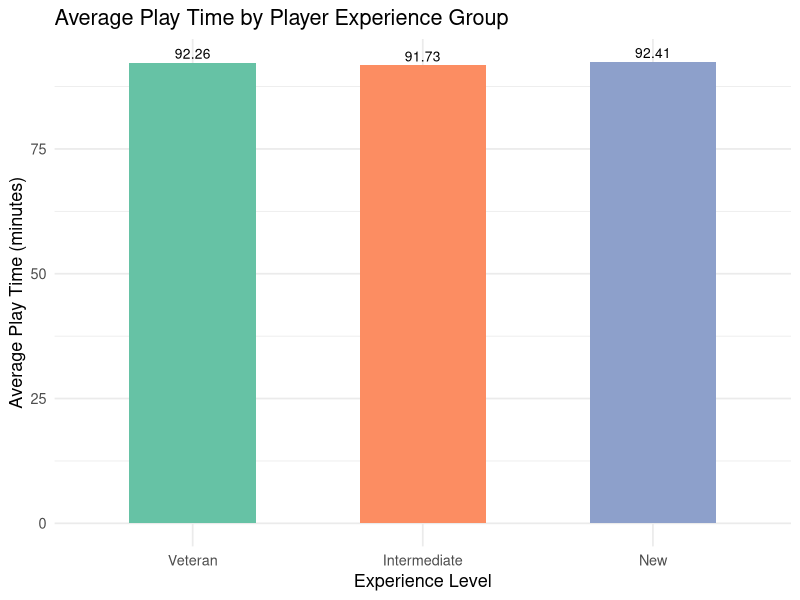
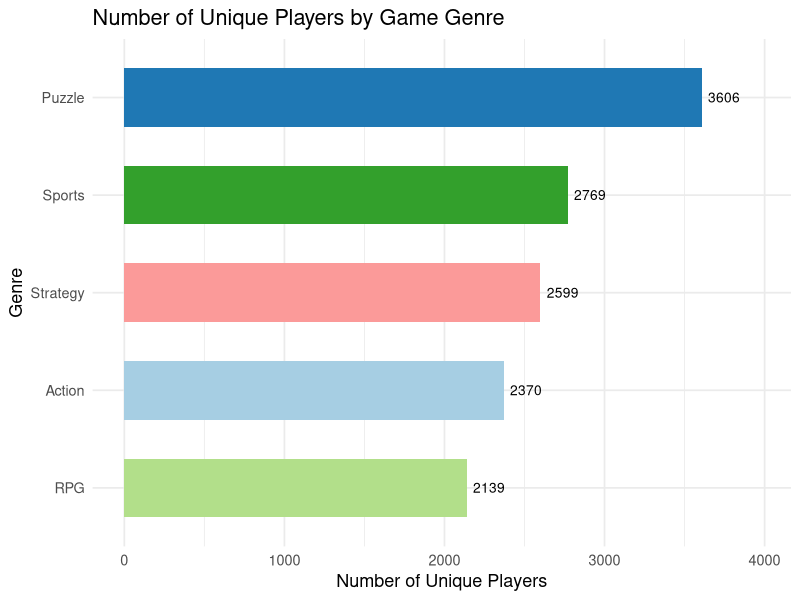
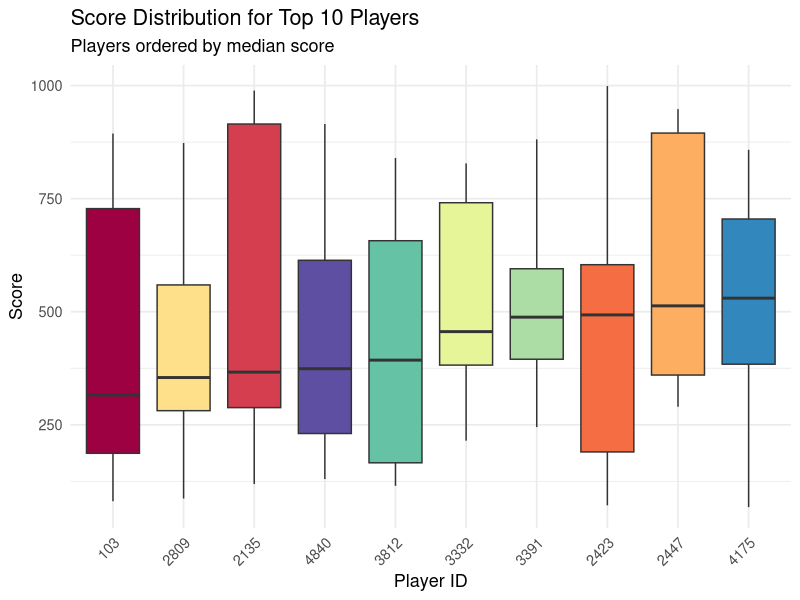
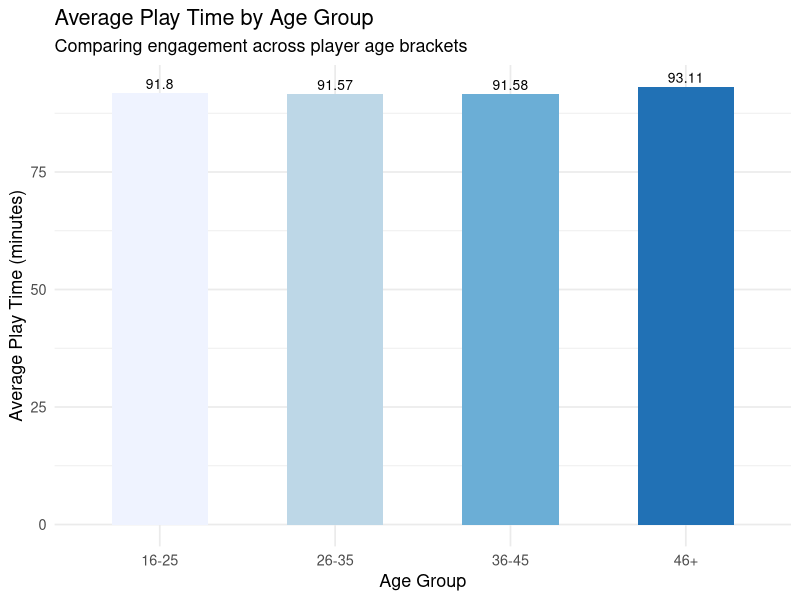

These figures' R source, in order:

# COMP1013 Analytics Programming – Assignment
# Play Pulse Studios – Online Game Data Analysis

# Required libraries
library(dplyr)
library(ggplot2)
library(knitr)
library(kableExtra)
library(lubridate)

# Load data
players  <- read.csv("players.csv",  stringsAsFactors = FALSE)
sessions <- read.csv("sessions.csv", stringsAsFactors = FALSE)
games    <- read.csv("games.csv",    stringsAsFactors = FALSE)

# Quick sanity checks
cat("players rows:", nrow(players),  "| NAs:", sum(is.na(players)),  "\n")
cat("sessions rows:", nrow(sessions), "| NAs:", sum(is.na(sessions)), "\n")
cat("games rows:",    nrow(games),    "| NAs:", sum(is.na(games)),    "\n")

# PART 1 – Step 1: Parse dates and assign experience levels
players$signup_date <- as.Date(players$signup_date)
players$signup_year <- year(players$signup_date)

players$experience_level <- case_when(
  players$signup_year <  2023 ~ "Veteran",
  players$signup_year == 2023 ~ "Intermediate",
  players$signup_year >  2023 ~ "New",
  TRUE                        ~ NA_character_
)

# Join sessions to players, drop any unclassifiable players
sessions_exp <- sessions %>%
  inner_join(players %>% select(player_id, experience_level),
             by = "player_id") %>%
  filter(!is.na(experience_level))

# PART 1 – Step 2: Summary table
part1_summary <- sessions_exp %>%
  group_by(experience_level) %>%
  summarise(
    num_players       = n_distinct(player_id),
    avg_play_time_min = round(mean(play_time_minutes, na.rm = TRUE), 2),
    avg_score         = round(mean(score,             na.rm = TRUE), 2),
    .groups = "drop"
  ) %>%
  mutate(experience_level = factor(experience_level,
                                   levels = c("Veteran", "Intermediate", "New"))) %>%
  arrange(experience_level)

part1_summary %>%
  kable(col.names = c("Experience Level", "# Players",
                      "Avg Play Time (min)", "Avg Score"),
        caption = "Table 1: Player Engagement by Experience Level") %>%
  kable_styling(bootstrap_options = c("striped", "hover", "condensed"))

# PART 1 – Step 3: Visualisation
ggplot(part1_summary,
       aes(x = experience_level, y = avg_play_time_min, fill = experience_level)) +
  geom_col(width = 0.55, show.legend = FALSE) +
  geom_text(aes(label = avg_play_time_min), vjust = -0.4, size = 3.5) +
  scale_fill_brewer(palette = "Set2") +
  labs(title = "Average Play Time by Player Experience Group",
       x     = "Experience Level",
       y     = "Average Play Time (minutes)") +
  theme_minimal(base_size = 13)


# PART 2 – Step 1: Join sessions with games and group by genre
sessions_genre <- sessions %>%
  inner_join(games %>% select(game_id, genre), by = "game_id") %>%
  filter(!is.na(genre))

# PART 2 – Step 2: Summary table
part2_summary <- sessions_genre %>%
  group_by(genre) %>%
  summarise(
    avg_play_time_min  = round(mean(play_time_minutes, na.rm = TRUE), 2),
    avg_score          = round(mean(score,             na.rm = TRUE), 2),
    num_sessions       = n(),
    num_unique_players = n_distinct(player_id),
    .groups = "drop"
  ) %>%
  arrange(desc(num_unique_players))

part2_summary %>%
  kable(col.names = c("Genre", "Avg Play Time (min)", "Avg Score",
                      "# Sessions", "# Unique Players"),
        caption = "Table 2: Player Engagement by Game Genre") %>%
  kable_styling(bootstrap_options = c("striped", "hover", "condensed"))

# PART 2 – Step 3: Visualisation
ggplot(part2_summary,
       aes(x = reorder(genre, num_unique_players),
           y = num_unique_players, fill = genre)) +
  geom_col(width = 0.6, show.legend = FALSE) +
  geom_text(aes(label = num_unique_players), hjust = -0.2, size = 3.5) +
  coord_flip() +
  scale_fill_brewer(palette = "Paired") +
  labs(title = "Number of Unique Players by Game Genre",
       x     = "Genre",
       y     = "Number of Unique Players") +
  theme_minimal(base_size = 13) +
  expand_limits(y = max(part2_summary$num_unique_players) * 1.1)


# PART 3 – Step 1: Identify top 10 players by total play time
player_total_time <- sessions %>%
  group_by(player_id) %>%
  summarise(total_play_time = sum(play_time_minutes, na.rm = TRUE),
            .groups = "drop") %>%
  arrange(desc(total_play_time)) %>%
  slice_head(n = 10)

top10_ids <- player_total_time$player_id

# PART 3 – Step 2: Summary table for top 10 players
part3_summary <- sessions %>%
  filter(player_id %in% top10_ids) %>%
  group_by(player_id) %>%
  summarise(
    total_sessions    = n(),
    avg_play_time_min = round(mean(play_time_minutes, na.rm = TRUE), 2),
    avg_score         = round(mean(score,             na.rm = TRUE), 2),
    .groups = "drop"
  ) %>%
  left_join(player_total_time, by = "player_id") %>%
  arrange(desc(total_play_time))

part3_summary %>%
  select(player_id, total_sessions, avg_play_time_min,
         avg_score, total_play_time) %>%
  kable(col.names = c("Player ID", "Total Sessions",
                      "Avg Play Time (min)", "Avg Score",
                      "Total Play Time (min)"),
        caption = "Table 3: Top 10 Players by Total Play Time") %>%
  kable_styling(bootstrap_options = c("striped", "hover", "condensed"))

# PART 3 – Step 3: Boxplot of score distribution for top 10 players
sessions %>%
  filter(player_id %in% top10_ids, !is.na(score)) %>%
  mutate(player_id = factor(player_id)) %>%
  ggplot(aes(x = reorder(player_id, score, FUN = median),
             y = score, fill = player_id)) +
  geom_boxplot(outlier.size = 1.5, show.legend = FALSE) +
  scale_fill_brewer(palette = "Spectral") +
  labs(title    = "Score Distribution for Top 10 Players",
       subtitle = "Players ordered by median score",
       x        = "Player ID",
       y        = "Score") +
  theme_minimal(base_size = 13) +
  theme(axis.text.x = element_text(angle = 45, hjust = 1))


# PART 4 – Step 1: Create age groups and join with sessions
players_valid_age <- players %>%
  filter(!is.na(age) & age >= 16)

players_valid_age$age_group <- cut(
  players_valid_age$age,
  breaks = c(15, 25, 35, 45, Inf),
  labels = c("16-25", "26-35", "36-45", "46+"),
  right  = TRUE
)

sessions_age <- sessions %>%
  inner_join(players_valid_age %>% select(player_id, age_group),
             by = "player_id") %>%
  filter(!is.na(age_group))

# PART 4 – Step 2: Summary table
part4_summary <- sessions_age %>%
  group_by(age_group) %>%
  summarise(
    avg_play_time_min = round(mean(play_time_minutes, na.rm = TRUE), 2),
    avg_score         = round(mean(score,             na.rm = TRUE), 2),
    num_sessions      = n(),
    .groups = "drop"
  )

part4_summary %>%
  kable(col.names = c("Age Group", "Avg Play Time (min)",
                      "Avg Score", "# Sessions"),
        caption = "Table 4: Gaming Behaviour by Age Group") %>%
  kable_styling(bootstrap_options = c("striped", "hover", "condensed"))

# PART 4 – Step 3: Visualisation
ggplot(part4_summary,
       aes(x = age_group, y = avg_play_time_min, fill = age_group)) +
  geom_col(width = 0.55, show.legend = FALSE) +
  geom_text(aes(label = avg_play_time_min), vjust = -0.4, size = 3.5) +
  scale_fill_brewer(palette = "Blues", direction = 1) +
  labs(title    = "Average Play Time by Age Group",
       subtitle = "Comparing engagement across player age brackets",
       x        = "Age Group",
       y        = "Average Play Time (minutes)") +
  theme_minimal(base_size = 13)
